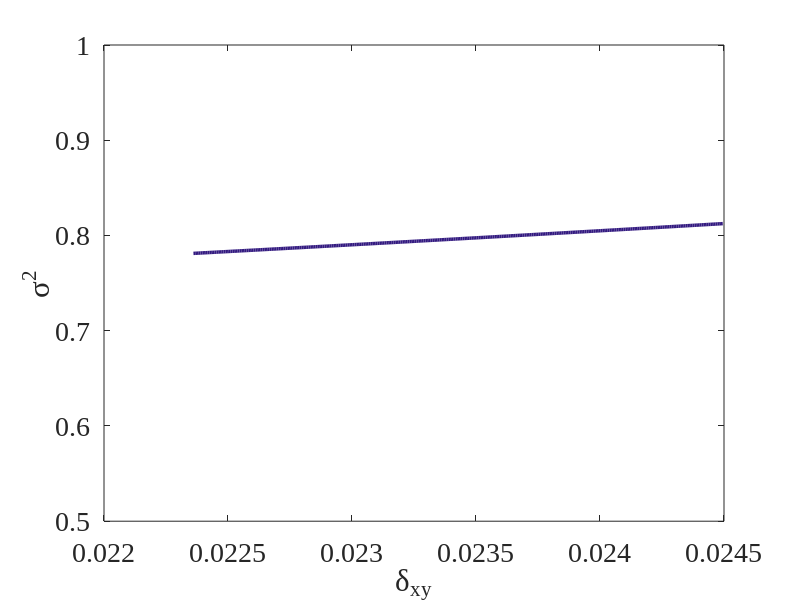

MATLAB code for this plot: (Note: this script raises an error after producing the figure.)
clear
clc
%改变deltayy
sigma_S=0.5; %the effective beamwidth

%delta_yy=0.045;
delta_xx=0.03;
%delta_yy=delta_xx;
Ax=1;
Ay=1;
Bxy=0.5;
delta_yy=[0.01;
    0.015;
    0.03;
    0.045;
    0.06];
c=[0.2 0.1 0.5
    0.1 0.5 0.8
    0.2 0.7 0.6
    0.8 0.7 0.3
    0.6 1 0.4];
% c=[0 0 1;
%     1 1 0;
%     0 1 0;
%     1 0 0;
%     0 1 1;];
 %c = rand(5,3);
% A = 1:5;
%%
%  for i=1:5
for i=1:5
    %%
    delta_yy(i)=delta_yy(i,:); 
min=((delta_xx^2+delta_yy(i)^2)/2)^0.5;
max=((delta_xx*delta_yy(i))/Bxy)^0.5;
mmax=((delta_xx*delta_yy(1))/Bxy)^0.5+0.0001;
N=300;
delta_xy=linspace(min,max,N);                                                           
Sintillation_focus=zeros(N);
%delta_xy=min:0.0001:max;
%%
Sintillation_in=((Ax.^2).^2+2.*(Ax.*Ay.*Bxy).^2+(Ay.^2).^2)./((Ax.^2+Ay^2).^2);
%%
omiga_xx=((1/(4*sigma_S^2))+(1/(delta_xx^2)))^(-0.5);
omiga_yy=((1/(4*sigma_S^2))+(1/(delta_yy(i)^2)))^(-0.5);
omiga_xy=((1/(4.*sigma_S.^2))+(1./(delta_xy.^2))).^(-0.5);
Sintillation_focus=((Ax.^2.*omiga_xx).^2+2.*(Ax.*Ay.*Bxy.*omiga_xy).^2+(Ay.^2.*omiga_yy).^2)./((Ax.^2.*omiga_xx+Ay^2.*omiga_yy).^2);

%%
plot(delta_xy,Sintillation_focus,'Linewidth',2.5,'color',c(i,:))
hold on
xlabel('\delta_{xy}','Fontsize',20,'Fontname','Times');
ylabel('\sigma^2','Fontsize',20,'Fontname','Times');
%set(gca,'XTick',[min,mmax],'fontname','Times New Roman','FontSize',20);
set(gca,'YTick',[0.5,0.6,0.7,0.8,0.9,1],'fontname','Times New Roman','FontSize',20);
%xlim([min,mmax]),
ylim([0.5,1])
set(gca,'xTickLabel',num2str(get(gca,'XTick')'))
set(gca,'yTickLabel',num2str(get(gca,'YTick')'))
xtickformat('%.3f')
%ylim([0,1]);
%set(gca,'Linewidth',3,'Fontname','Times','Fontsize',17,'Fontweight','Bold','Ytick',[0,0.5,1],'Color','blue',);
title('Scintillation coefficient','fontname','Times New Roman','FontSize',20)

%%
Ox=[min, max];
Oy=[Sintillation_in, Sintillation_in];
%Oz=[1,2];
plot(Ox,Oy,'Linewidth',2.5,'LineStyle','--','color',c(i,:));
hold on
%p1.LineWidth = 1;
end

%%

%%
%hold on
legend('\delta_{xx}/\delta_{yy}=3','','\delta_{xx}/\delta_{yy}=2','','\delta_{xx}/\delta_{yy}=1','','\delta_{xx}/\delta_{yy}=2/3','','\delta_{xx}/\delta_{yy}=1/2','')
